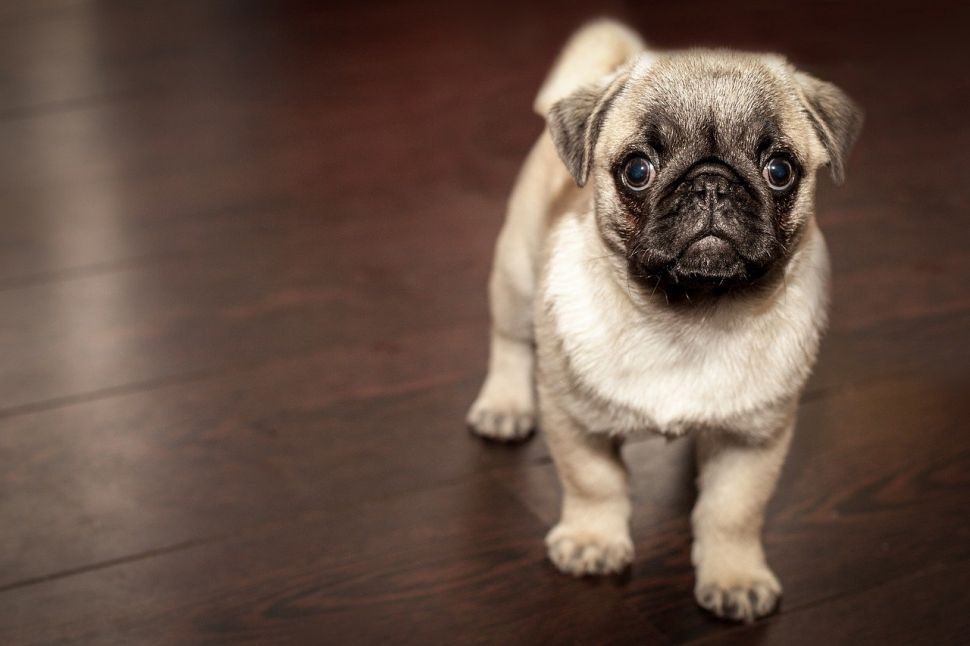
#> input picture ImageEnhancement1/Pudel.jpg, 970 x 646 px, found by its file name
$ python TRY.py
#> lines starting #> are read from the running program, lines starting #| are printed output that depends on the picture
import imageio.v3 as iio
import numpy as np
import matplotlib.pyplot as plt
from scipy import ndimage

# Membaca citra dan mengonversi menjadi grayscale
image_path = '/content/Pudel.jpg'
image = iio.imread(image_path, pilmode='L') / 255.0  # Normalize to [0, 1] range
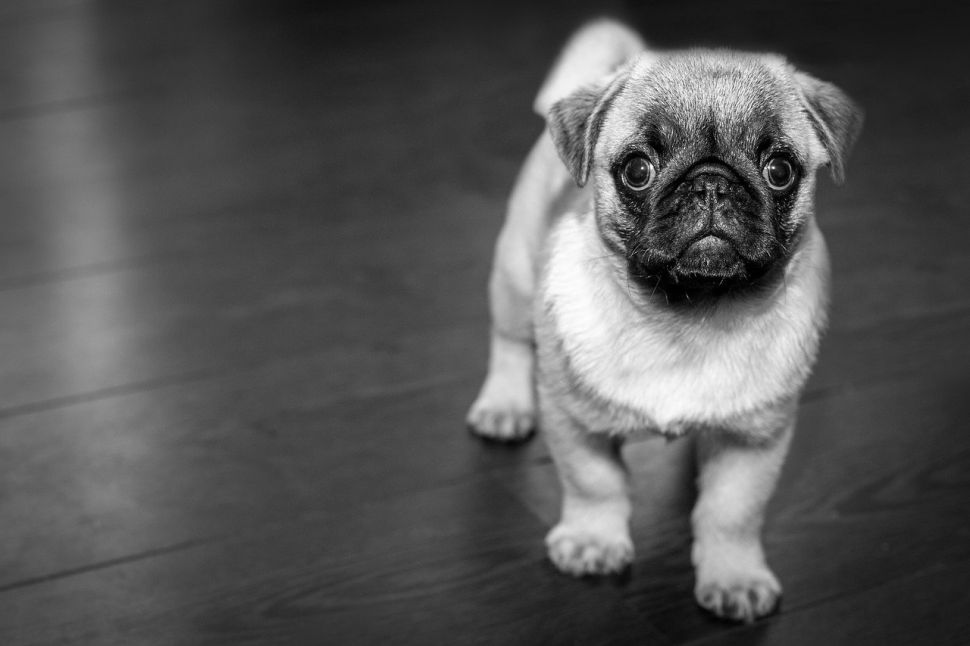
#> image: shape (646, 970) float64; min 0, max 0.996, mean 0.335

# Ekualisasi Histogram
def histogram_equalization(img):
    hist, bins = np.histogram(img.flatten(), 256, [0, 1])
    cdf = hist.cumsum()
    cdf = cdf / cdf[-1]  # Normalize to [0,1]
    img_equalized = np.interp(img.flatten(), bins[:-1], cdf)
    return img_equalized.reshape(img.shape)

# Filter Low-Pass (Gaussian Blur)
blurred_image = ndimage.gaussian_filter(image, sigma=2)

# Filter High-Pass (Sobel Filter for Edge Detection)
sobel_image_x = ndimage.sobel(image, axis=0)
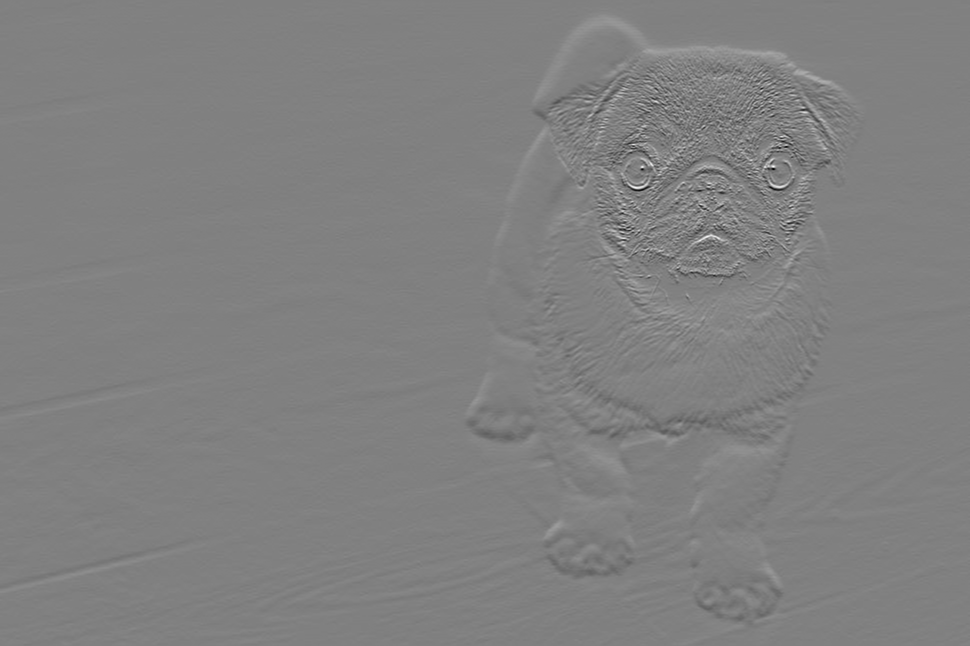
#> sobel_image_x: shape (646, 970) float64; min -2.56, max 2.51, mean 0.000659; drawn with min black and max white
sobel_image_y = ndimage.sobel(image, axis=1)
sobel_image = np.hypot(sobel_image_x, sobel_image_y)
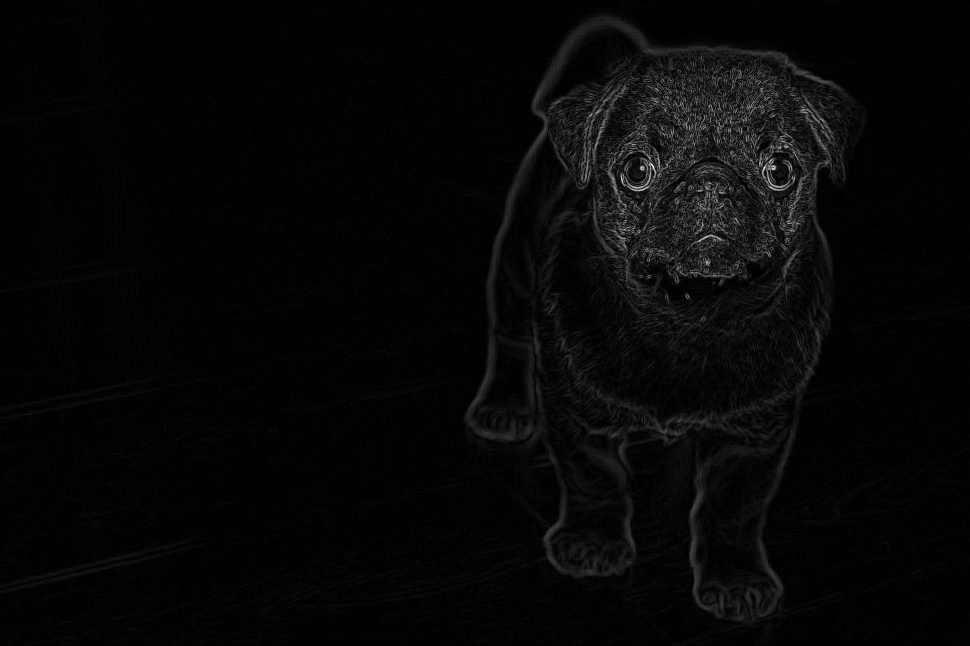
#> sobel_image: shape (646, 970) float64; min 0, max 3.1, mean 0.0852; drawn with min black and max white

# Filter High-Boost
boost_factor = 1.5
high_boost_image = image + boost_factor * (image - blurred_image)
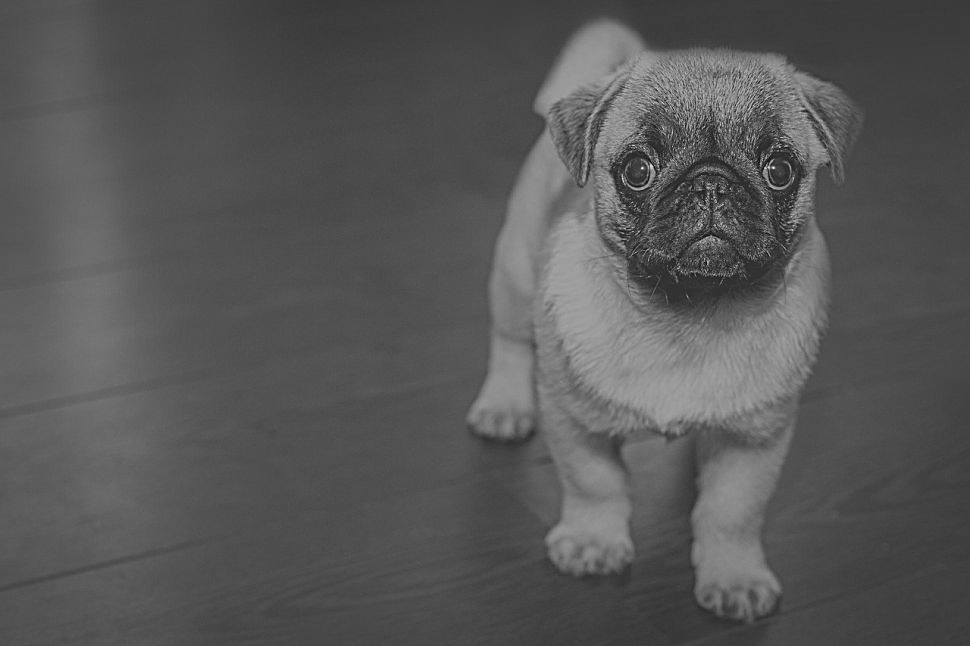
#> high_boost_image: shape (646, 970) float64; min -0.457, max 1.86, mean 0.335; drawn with min black and max white
high_boost_image = np.clip(high_boost_image, 0, 1)  # Ensure within valid range

# Ekualisasi histogram pada citra asli
image_equalized = histogram_equalization(image)
#> in histogram_equalization, `hist, bins = np.histogram(img.flatten(), 256, [0, 1])`: hist = 256 values, max 12006 at index 72, min 0 at index 255, mean 2447.7; bins = 257 values from 0 to 1
#> in histogram_equalization, `cdf = hist.cumsum()`: cdf = 256 values from 178 to 626620
#> in histogram_equalization, `cdf = cdf / cdf[-1]`: cdf = 256 values from 0.000284 to 1
#> in histogram_equalization, `return img_equalized.reshape(img.shape)`:
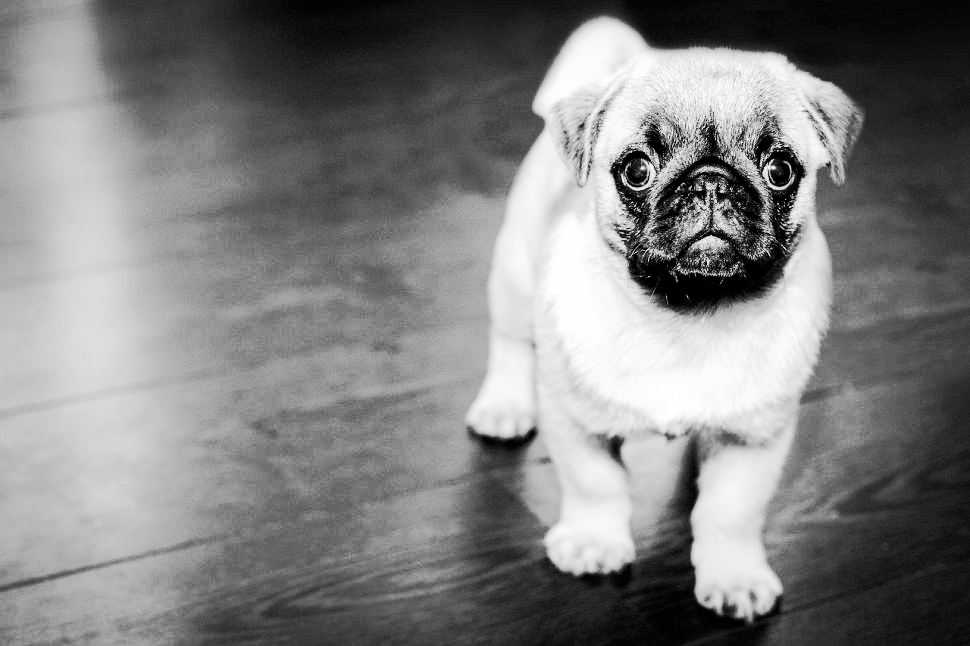
#> returned value: shape (646, 970) float64; min 0.000284, max 1, mean 0.506

# Tampilkan hasil
fig, axes = plt.subplots(2, 3, figsize=(12, 8))
axes = axes.ravel()

axes[0].imshow(image, cmap='gray')
axes[0].set_title('Citra Asli')
axes[0].axis('off')

axes[1].imshow(blurred_image, cmap='gray')
axes[1].set_title('Low Pass (Gaussian Blur)')
axes[1].axis('off')

axes[2].imshow(sobel_image, cmap='gray')
axes[2].set_title('High Pass (Sobel)')
axes[2].axis('off')

axes[3].imshow(high_boost_image, cmap='gray')
axes[3].set_title('High Boost Filter')
axes[3].axis('off')

axes[4].imshow(image_equalized, cmap='gray')
axes[4].set_title('Ekualisasi Histogram')
axes[4].axis('off')

# Hide the last subplot as it
